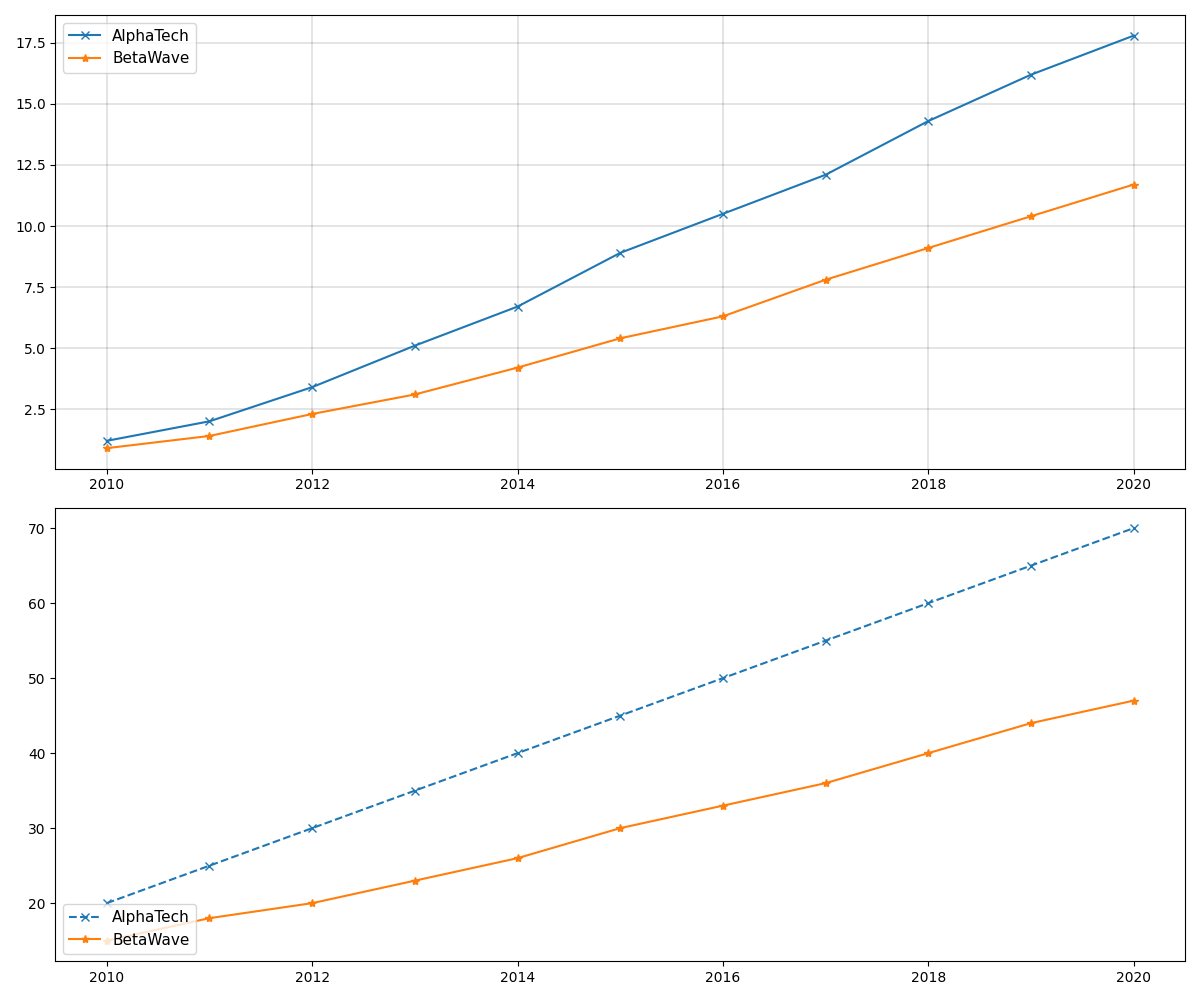

Python code for this plot:
import matplotlib.pyplot as plt
import numpy as np

# Data
years = np.arange(2010, 2021)
alpha_revenue = [1.2, 2.0, 3.4, 5.1, 6.7, 8.9, 10.5, 12.1, 14.3, 16.2, 17.8]
beta_revenue = [0.9, 1.4, 2.3, 3.1, 4.2, 5.4, 6.3, 7.8, 9.1, 10.4, 11.7]

alpha_employees = [20, 25, 30, 35, 40, 45, 50, 55, 60, 65, 70]
beta_employees = [15, 18, 20, 23, 26, 30, 33, 36, 40, 44, 47]

fig, ax = plt.subplots(2, 1, figsize=(12, 10))

# Revenue Plot
ax[0].plot(years, alpha_revenue, label='AlphaTech', color='#1f77b4', marker='x')
ax[0].plot(years, beta_revenue, label='BetaWave', color='#ff7f0e', marker='*')
ax[0].legend(loc='best', fontsize=11)
ax[0].grid(True, which='both', linestyle='-', linewidth=0.3, color='black', alpha=0.5)

# Employee Growth Plot
ax[1].plot(years, alpha_employees, label='AlphaTech', color='#1f77b4', linestyle='--', marker='x')
ax[1].plot(years, beta_employees, label='BetaWave', color='#ff7f0e', linestyle='-', marker='*')
ax[1].legend(loc='lower left', fontsize=11)
ax[1].grid(False)

# Adjust layout to prevent overlap
plt.tight_layout()

# Display the plot
plt.show()
